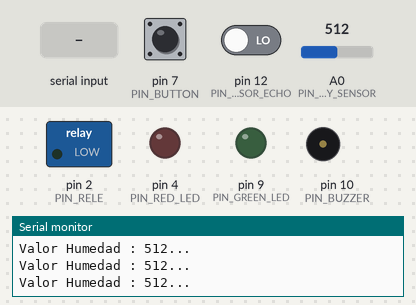
The sketch below on a simulated Arduino Uno, built with avr-gcc and run on an emulated ATmega328P. Shown: switched loads named in the sketch (green lamp = pin HIGH), output pins drawn as LEDs (lit = HIGH), buzzer (waves = sounding, pin HIGH), the last lines printed to the serial monitor. The test bench sets the inputs (shaded band); at power-on: A0 (PIN_HUMIDITY_SENSOR) = 512, pin 7 (PIN_BUTTON) LOW, pin 12 (PIN_DISTANCE_SENSOR_ECHO) LOW. Pins used as bus, display or sensor lines are not drawn.

Above: at 1.2 s.
1.3 s: "1\n" received over the second serial link
At 2.5 s:
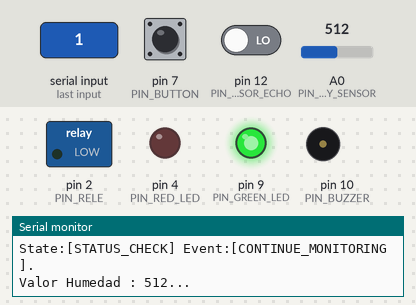
3.7 s: A0 (PIN_HUMIDITY_SENSOR) set to 701
5.6 s: A0 (PIN_HUMIDITY_SENSOR) set to 733
At 7.7 s:
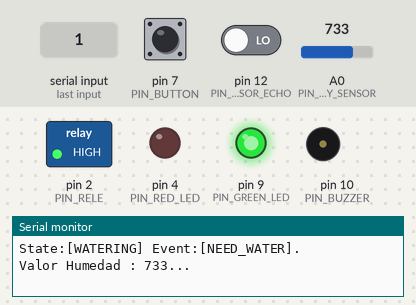
8.0 s: pin 7 (PIN_BUTTON) pulled HIGH for 1 s
At 10.1 s:
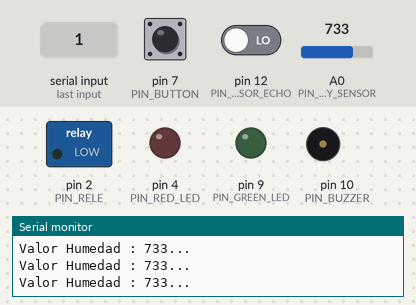
12.5 s: pin 7 (PIN_BUTTON) pulled HIGH for 1 s
At 13.9 s:
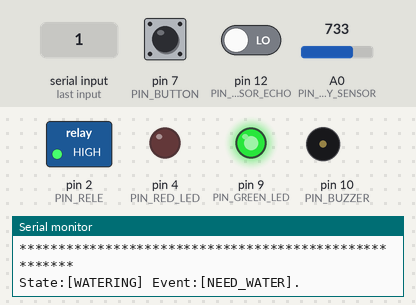
Timing chart, 0 to 16.5 s (numbered marks = the images above; inputs shaded):
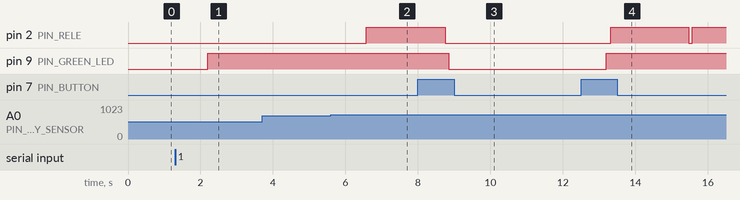

The sketch:

riegomatic.ino
```cpp
// C++ code
#include <SoftwareSerial.h>

#define SERIAL_DEBUG_ENABLED 1

#if SERIAL_DEBUG_ENABLED
    // For monitoring
  #define DebugPrint(str)\
      {\
        Serial.println(str);\
      }
#else
  #define DebugPrint(str)
#endif


// For monitoring State and Event
#define DebugPrintStatus(status,event)\
      {\
        String est = status;\
        String evt = event;\
        String str;\
        str = "******************************************************";\
        DebugPrint(str);\
        str = "State:[" + est + "] " + "Event:[" + evt + "].";\
        DebugPrint(str);\
      }
#define DebugPrintMetric(sensor,value)\
      {\
        String sen = sensor;\
        int val = value;\
        String str;\
        str = "Valor " + sen + " : " + val + "...";\
        DebugPrint(str);\
      }
#define DebugPrintNovedad(novedad)\
      {\
        String str = novedad;\
        str = "******" + str + "******";\
        DebugPrint(str);\
      }

/*CONSTANTES*/
#define PIN_GREEN_LED 9
#define PIN_RED_LED 4
#define PIN_BUTTON 7
#define PIN_HUMIDITY_SENSOR A0
#define PIN_DISTANCE_SENSOR_TRIGGER 13
#define PIN_DISTANCE_SENSOR_ECHO 12
#define PIN_TEMPERATURE_SENSOR 0
#define PIN_BUZZER 10
#define PIN_RELE 2

#define MAX_CANT_SENSORES 4
#define SENSOR_BUTTON 0
#define SENSOR_DISTANCE_TRIGGER 1
#define SENSOR_DISTANCE_ECHO 2
#define SENSOR_HUMIDITY 3
#define ACT_RIEGO 10
#define CONVERTER_CM 58
#define BAUD_RATE 9600
#define TONE1 1915
#define TONE2 1432
#define TONE_DURATION 200
#define ACTIVE 1
#define INACTIVE 0
#define PORCENTAJE1024 10.24
#define CIENPORC 100

/*RESPUESTAS*/
#define R_OK 1
#define R_INTERRUPTION 7
#define R_ERROR 9

/*UMBRALES*/
#define HUMIDITY_LOW 30
#define HUMIDITY_HIGH 80
#define DISTANCE_MIN 16
#define TIME_TRIGGER_HIGH 5
#define TIME_TRIGGER_LOW 10

/*TIMERS*/
#define TIME_MAX_MILLIS 1200
#define TIMEOUT_WARNING 500
#define HIGH_LEVEL_BRIGHTNESS 255
#define LOW_LEVEL_BRIGHTNESS 0
#define TIME_WATERING 2000
#define TIME_REPORT 2000

/*MAQUINA DE ESTADOS*/
#define MAX_STATES 4
#define MAX_EVENTS 8

/*Senales Bluetooh*/
#define SENAL_ONOF 1
#define SENAL_WATERING 2

const char senal_onof ='1';
const char senal_water ='2';
//----------------------------------------------
//-------------- GLOBAL VARIABLES --------------
/*Sensor structure*/
struct stSensor
{
    int pin;
    int state;
    long current_value;
    long previous_value;
};
stSensor sensors[MAX_CANT_SENSORES];

//----------------------------------------------

enum states     {    ST_OFF,    ST_STATUS_CHECK,    ST_WATERING,    ST_WARNING} current_state, last_state;
String states_s[] = {"OFF",     "STATUS_CHECK",     "WATERING",     "WARNING"};

enum events         {    EV_BUTTON,          EV_CONTROL,            EV_WARNING_1,                    EV_WARNING_2 ,       EV_NEED_WATER,    EV_UNKNOW , EV_BT_ONOF, EV_BT_WATER} new_event, last_event;
String events_s[] = {"BUTTON_PRESSED", "CONTINUE_MONITORING",   "WARNING_LOW_WATER_LEVEL",    "WARNING_LOW_WATER_LEVEL_2" ,"NEED_WATER",      "UNKNOW",   "EV_BT_ONOF", "EV_BT_WATER"};

SoftwareSerial miBT(5, 6); // pin 5 Rx BT y Tx Arduino, Pin 6 Rx BT Tx arduino

//----------------------------------------------
//-------------- GLOBAL VARIABLES --------------
long humidity;
long distance;
unsigned long currentTimeDistance;
unsigned long lastCurrentTimeDistance;
unsigned long currentTimeDistance2;
unsigned long lastCurrentTimeDistance2;
unsigned long current_time_water_pump;
unsigned long past_time_water_pump;
bool state_water_pump;
bool watering_flag;


bool flagAlarmLaunched = false;
int current_time;
int current_time2;
int prev_time;
int prev_time2;
bool flag = true;
bool flagDistance = true;
bool flagDistance2 = true;
bool checkDistance = false;
int timeDistance = 0;
int currenttime_report = 0;
int prevtime_report = 0;
int senal = 0;

//-----------------------------------------------
//----------------- INITIALIZE ------------------
void do_init()
{
    Serial.begin(BAUD_RATE); // Enable serial port.
    miBT.begin(BAUD_RATE);
    /*LEDS*/
    pinMode(PIN_GREEN_LED, OUTPUT);
    pinMode(PIN_RED_LED, OUTPUT);

    /*BUZZER*/
    pinMode(PIN_BUZZER, OUTPUT);

    /*BUTTON*/
    pinMode(PIN_BUTTON, INPUT);
    sensors[SENSOR_BUTTON].pin = PIN_BUTTON;
    sensors[SENSOR_BUTTON].state = INACTIVE; // inicia sin presionar

    /*HUMIDITY SENSOR*/
    pinMode(PIN_HUMIDITY_SENSOR, INPUT);
    sensors[SENSOR_HUMIDITY].pin = PIN_HUMIDITY_SENSOR;
    sensors[SENSOR_BUTTON].state = INACTIVE; // inicia sin presionar

    /*DISTANCE SENSOR*/
    pinMode(PIN_DISTANCE_SENSOR_TRIGGER, OUTPUT);
    pinMode(PIN_DISTANCE_SENSOR_ECHO, INPUT);
    sensors[SENSOR_DISTANCE_TRIGGER].pin = PIN_DISTANCE_SENSOR_TRIGGER;
    sensors[SENSOR_DISTANCE_ECHO].pin = PIN_DISTANCE_SENSOR_ECHO;

    //BOMBA AGUA
    pinMode(PIN_RELE, OUTPUT);
    state_water_pump = false;
    watering_flag = false;

    /* INTIALIZE FIRST EVENT*/
    last_state = ST_STATUS_CHECK;
    current_state = ST_OFF;
    last_event = EV_UNKNOW;
    new_event = EV_UNKNOW;

    prevtime_report = millis();
}

//----------------------------------------------
//------------------ ACTIONS -------------------
void turn_off_green_led()
{
  digitalWrite(PIN_GREEN_LED, LOW);
}

void turn_on_green_led()
{
  digitalWrite(PIN_GREEN_LED, HIGH);
}

void water_pump_action(bool state)
{
  if (state)
  {
    digitalWrite(PIN_RELE, HIGH);
  }
  else
  {
    digitalWrite(PIN_RELE, LOW);
  }
}

void turn_off_red_led()
{
  analogWrite(PIN_RED_LED, LOW_LEVEL_BRIGHTNESS);
}

int read_sensor_humidity()
{
  sensors[SENSOR_HUMIDITY].previous_value = sensors[SENSOR_HUMIDITY].current_value;
  sensors[SENSOR_HUMIDITY].current_value = analogRead(PIN_HUMIDITY_SENSOR);
  DebugPrintMetric("Humedad", sensors[SENSOR_HUMIDITY].current_value);
  return sensors[SENSOR_HUMIDITY].current_value;
}

long read_sensor_distance()
{
  if (timeDistance == 0)
  {
    digitalWrite(PIN_DISTANCE_SENSOR_TRIGGER, LOW);
  }
  if (timeDistance == TIME_TRIGGER_HIGH)
  {
    digitalWrite(PIN_DISTANCE_SENSOR_TRIGGER, HIGH);
  }
  if (timeDistance == TIME_TRIGGER_LOW)
  {
    digitalWrite(PIN_DISTANCE_SENSOR_TRIGGER, LOW);
    checkDistance = true;
    flagDistance = true;
    flagDistance2 = true;
    timeDistance = 0;
    return pulseIn(PIN_DISTANCE_SENSOR_ECHO, HIGH);
  }
}

// Checks if the button was pressed to turn on or off the system..
bool check_button()
{
  bool there_was_system_changed = false;
  /*Sistema se mantiene prendido hasta volver a apretar*/
  sensors[SENSOR_BUTTON].current_value = digitalRead(PIN_BUTTON); // read button value
  if ((sensors[SENSOR_BUTTON].current_value == HIGH) && (sensors[SENSOR_BUTTON].previous_value == LOW))
  {
    sensors[SENSOR_BUTTON].state = 1 - sensors[SENSOR_BUTTON].state;
    there_was_system_changed = true;

    if (sensors[SENSOR_BUTTON].state == ACTIVE)
    {
      DebugPrintNovedad("Sistema encendido");
    }
    else
    {
      DebugPrintNovedad("Sistema apagado");
    }
  }
  sensors[SENSOR_BUTTON].previous_value = sensors[SENSOR_BUTTON].current_value;
  return there_was_system_changed;
}

int check_bth()
{
  fflush(stdin);

  if (miBT.available())
  { // si hay informacion disponible desde modulobluetooth
    char rta = miBT.read();
    DebugPrint("Se recibio:");
    DebugPrint(rta);
    if (rta == senal_onof)
    {
      DebugPrint("Senal 1 SENAL_ONOF");
      return SENAL_ONOF;
    }
    if (rta == senal_water)
    {
      DebugPrint("Senal 2 SENAL_WATERING");
      return SENAL_WATERING;
    }
  }
  return 0;
}

int check_water()
{
  distance = read_sensor_distance() / CONVERTER_CM;
  if (checkDistance == true)
  {
    if (distance < DISTANCE_MIN)
    {
      checkDistance = false;
      return R_OK;
    }
    else
    { // distance to water too long..
      checkDistance = false;
      return R_INTERRUPTION;
    }
  }
}

int check_humidity()
{
  read_sensor_humidity();

  // se calcula la humedad en porcentaje
  if (-((sensors[SENSOR_HUMIDITY].current_value / PORCENTAJE1024) - CIENPORC) <= HUMIDITY_LOW)
  {
    return R_INTERRUPTION;
  }
  return R_OK;
}

void report_sensors_bth()
{

  // enviar información se distancia y humedad.
  char cstr[10];
  int valorHumedad = sensors[SENSOR_HUMIDITY].current_value;
  valorHumedad = -((valorHumedad / PORCENTAJE1024) - CIENPORC);
  String strValorHumedad = String(valorHumedad);
  String strValorDistancia = String(distance);
  String str = String(' ');
  str = "#" + strValorHumedad + 'a' + strValorDistancia + "\n" ;
  str.toCharArray(cstr, 10);
  miBT.write(cstr);
  return;
}

//----------------------------------------------
//------------------ ESTADOS -------------------

void off_()
{
  last_state = current_state;
  current_state = ST_OFF;
  turn_off_green_led();
  turn_off_red_led();
  digitalWrite(PIN_RELE, LOW);
  state_water_pump = false; // para dejar el estado de la bomba en apagado
}

// launch the alarm & start the twinkle red led
void warning_()
{
  last_state = current_state;
  current_state = ST_WARNING;

  // turn on the light
  analogWrite(PIN_RED_LED, HIGH_LEVEL_BRIGHTNESS); // Analog write ( PWM ) in the PIN_RED_LED
  tone(PIN_BUZZER, TONE1, TONE_DURATION);
}
// 2nd tone alarm & put led off
void warning2_()
{
  last_state = current_state;
  DebugPrint("current state 2 " + current_state);
  current_state = ST_WARNING;
  // turn on the light
  analogWrite(PIN_RED_LED, HIGH_LEVEL_BRIGHTNESS); // Analog write ( PWM ) in the PIN_RED_LED
  // turn on the alarm's 2nd tone
  tone(PIN_BUZZER, TONE2, TONE_DURATION);
}

void status_check_()
{
  last_state = current_state;
  current_state = ST_STATUS_CHECK;
  turn_off_red_led();
  turn_on_green_led();
}

void watering_()
{
  if (!watering_flag)
  { // si no estoy regando
    state_water_pump = true;
    watering_flag = !watering_flag; // para a true
  }
  if (state_water_pump == true)
  {
    last_state = current_state;
    current_state = ST_WATERING;
    water_pump_action(state_water_pump);
  }
  else
  {
    water_pump_action(state_water_pump); // cuando apaga la bomba pasa a satus check
    last_state = current_state;
    current_state = ST_STATUS_CHECK;
    watering_flag = !watering_flag; // pasa a false
  }
}

void error_()
{
  DebugPrint("<<<<<<<<<<<<<<<<< OCCURIO UN ERROR >>>>>>>>>>>>>>>>>>>>>");
}

typedef void (*transition)();
transition state_table[MAX_STATES][MAX_EVENTS] =
{
  {status_check_ , off_           , off_        , off_        , off_            , off_      , status_check_ , off_        } , // state ST_OFF
  {off_          , status_check_ , warning_     , warning2_   , watering_       , error_    , off_          , watering_   } , // state ST_STATUS_CHECK
  {off_          , status_check_ , watering_    , watering_   , watering_       , error_    , off_          , watering_   } , // state ST_WATERING
  {off_          , status_check_ , warning_     , warning2_   , warning_        , error_    , off_          , warning_    }   // state ST_WARNING
  //EV_BUTTON    , EV_CONTROL    , EV_WARNING_1 , EV_WARNING_2 , EV_NEED_WATER  ,EV_UNKNOW , EV_BT_ONOF   , EV_BT_WATER
};
// EV_WARNING1 = Event that enables the alarm's first tone  & red led light
// EV_WARNING2 = Event that enables the alarm's second tone  & red led light
//----------------------------------------------
//----------- CHECK FOR NEW EVENTS -------------

void getNewEvent()
{
  last_event = new_event;
  if (check_button()) // ON/OFF BUTTON..
  {
    new_event = EV_BUTTON;
    return;
  }

  // ESCUCHAMOS SENAL DE BLUETOOTH..
  senal = check_bth();
  if (senal != 0)
  {
    if (senal == SENAL_ONOF)
    {
      new_event = EV_BT_ONOF;
      return;
    }
  }

  // timer para reportar informacion
  currenttime_report = millis();
  if ((currenttime_report - prevtime_report) >= TIME_REPORT)
  {
    report_sensors_bth();
    prevtime_report = currenttime_report;
  }

  // TIMER DISTANCE
  if (flagDistance == true)
  {
    lastCurrentTimeDistance = millis();
    flagDistance = false;
  }

  currentTimeDistance = millis();
  // Dejo pasar 5 milisegundos
  if ((currentTimeDistance - lastCurrentTimeDistance) >= (TIME_TRIGGER_HIGH))
  {
    // evaluo distancia hasta el agua de la reserva
    timeDistance = TIME_TRIGGER_HIGH;

    if (flagDistance2 == true)
    {
      lastCurrentTimeDistance2 = millis();
      flagDistance2 = false;
    }

    currentTimeDistance2 = millis();
    if ((currentTimeDistance2 - lastCurrentTimeDistance2) >= (TIME_TRIGGER_LOW))
    {
      timeDistance = TIME_TRIGGER_LOW;
    }
  }

  if (check_water() == R_INTERRUPTION && state_water_pump != true)
  {
    if (flag)
    {
      prev_time = millis();
      flag = false;
    }

    current_time = millis(); // take current..
    if (current_time - prev_time > TIME_MAX_MILLIS)
    { // if the timer is not launched, launch it.
      flag = true;
      prev_time = millis();
      prev_time2 = millis();
      new_event = EV_WARNING_1; // fire first event..
      flagAlarmLaunched = true;
      return;
    }
    current_time2 = millis();
    if (current_time2 - prev_time2 > TIMEOUT_WARNING && flagAlarmLaunched) // after 1500 ms...
    {
      new_event = EV_WARNING_2;
      flagAlarmLaunched = false;
      return;
    }
  } else if (check_humidity() == R_INTERRUPTION || state_water_pump == true)
  {

    new_event = EV_NEED_WATER;

    if (!watering_flag) // si no estoy regando
    {
      past_time_water_pump = millis();
      return;
    }

    if (state_water_pump == true)
    {
      current_time_water_pump = millis();
      if (current_time_water_pump - past_time_water_pump > TIME_WATERING) // solo voy a regar por 2 segundos
      {
        past_time_water_pump = current_time_water_pump;
        state_water_pump = false;
        new_event = EV_NEED_WATER;
        return;
      }
      else
      {
        return;
      }
    }
  }

  // ESCUCHAMOS SENAL DE BLUETOOTH..
  if (senal != 0)
  {
    if (senal == SENAL_WATERING)
    {
      new_event = EV_BT_WATER;
      past_time_water_pump = millis();

      return;
    }
  }

  /*si no se genero ningun evento nuevo*/

  new_event = EV_CONTROL;
}

//-----------------------------------------------
//---------------- STATE MACHINE ----------------
void state_machine()
{
  getNewEvent();
  if ((new_event >= 0) && (new_event < MAX_EVENTS) && (current_state >= 0) && (current_state < MAX_STATES))
  {
    if (last_state != current_state || last_event != new_event)
    {
      DebugPrintStatus(states_s[current_state], events_s[new_event]);
    }
    // Launch the action
    state_table[current_state][new_event]();
  }
  else
  {
    DebugPrint("<<<<<<<<<<<<<<<<< EL EVENTO O ESTADO FUERA DE RANGO ESPERADO >>>>>>>>>>>>>>>>>>>>>");
    DebugPrint("<<<<<<<<<<<<<<<<<    				      REVISAR CODIGO		 				  >>>>>>>>>>>>>>>>>>>>>");
  }
}

//-----------------------------------------------
//-------------- ARDUINO FUNCTIONS --------------
void setup()
{
  do_init();
}

void loop()
{
  state_machine();
}

// FIN
```

Measured:
- the behaviour switches between 716 and 717 on A0 (PIN_HUMIDITY_SENSOR) (found by bisection; images 1 and 2)
- after the input at 1.3 s, pin 9 (PIN_GREEN_LED): LOW → HIGH after 0.91 s
- after the input at 5.6 s, pin 2 (PIN_RELE): LOW → HIGH after 0.97 s
- after the input at 8.0 s, pin 2 (PIN_RELE): goes on until 8.7 s, then stays LOW; pin 9 (PIN_GREEN_LED): HIGH → LOW after 0.84 s
- after the input at 12.5 s, pin 2 (PIN_RELE): LOW → HIGH after 0.82 s, → LOW 2.2 s later, → HIGH 0.08 s later; pin 9 (PIN_GREEN_LED): LOW → HIGH after 0.70 s
